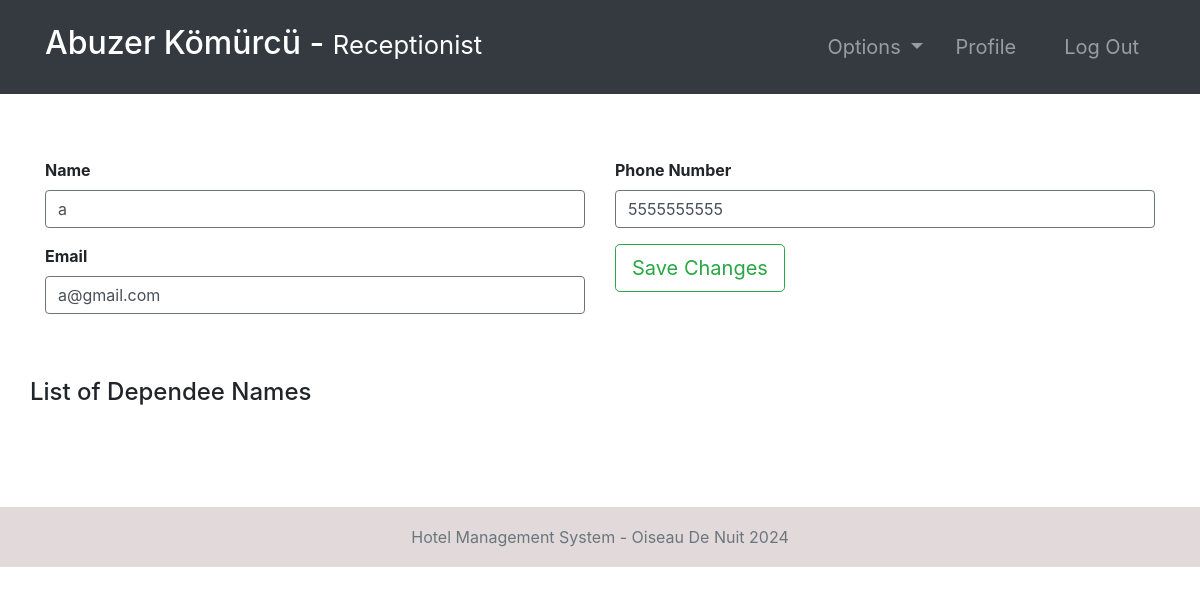
Screenshot of /guest-edit/2 (signed in) with the database file from the repository.
### accounts/models.py (models this page shows, shortened)
class Guest(models.Model):
    user = models.OneToOneField(User, null=True, on_delete=models.CASCADE)
    phoneNumber = PhoneNumberField(unique=True)

### accounts/views.py (the view)
# urls.py: path('guest-edit/<str:pk>', guest_edit, name="guest-edit"),
@ login_required(login_url='login')
def guest_edit(request, pk):
    role = str(request.user.groups.all()[0])
    path = role + "/"
    tempuser = User.objects.get(id=pk)
    guest = Guest.objects.get(user=tempuser)
    form1 = editGuest(instance=guest)
    form2 = editUser(instance=tempuser)
    context = {
        "role": role,
        "guest": guest,
        "form1": form1,
        "form2": form2,
        "user": tempuser,
    }
    if request.method == "POST":
        form1 = editGuest(request.POST, instance=guest)
        form2 = editUser(request.POST, instance=tempuser)
        if form1.is_valid and form2.is_valid:
            form1.save()
            form2.save()
    return render(request, path + "guest-edit.html", context)

### accounts/forms.py
class editGuest(ModelForm):
    class Meta:
        model = Guest
        fields = ["phoneNumber"]

class editUser(ModelForm):
    class Meta:
        model = User
        fields = ["first_name", "last_name", "email"]

### templates/receptionist/guest-edit.html
{% extends '../index.html' %}
{% block context %}
{% include '../common_pages/guest-edit.html' %}
{% endblock %}

### templates/incs/nav.html (shortened to what this page needs)
<nav class="navbar navbar-dark bg-dark navbar-expand-lg py-3 " role="navigation">
    <div class="container">
        <a href="" class="navbar-brand">
            <h2 class="text-capitalize">
                {{ request.user.first_name }} {{ request.user.last_name }} -
                <small>
                    {{ role }}
                </small>
            </h2>
        </a>
        <div class="collapse navbar-collapse" id="navbarTags">
            <ul class="navbar-nav ml-auto">
                <li class="nav-item dropdown p-2">
                    <a class="nav-link dropdown-toggle" href="#" id="navbarDropdown" role="button"
                        data-toggle="dropdown" aria-haspopup="true" aria-expanded="false">
                        Options
                    </a>
                </li>
                <li class="nav-item mr-3 p-2">
                    {% if role == 'staff' or role == 'receptionist' or role == 'admin' or role == 'manager' %}
                    <a href="{% url 'employee-profile' user.id %}" class="nav-link">Profile</a>
                    {% endif %}
                </li>
                <li class="nav-item p-2 ">
                    <a href="{% url 'logout' %}" class="nav-link">Log Out</a>
                </li>
            </ul>
        </div>
    </div>
</nav>

### templates/common_pages/guest-edit.html (shortened to what this page needs)
<div class="container">
    <form action="" method="POST">
        <div class="row mt-5">
            <div class="col-6">
                <div class="form-group pt-3">
                    <label for="item-type"><b>Name</b></label>
                    <input type="text" class="form-control border border-secondary" id="id_first_name" name="first_name"
                        value="{{guest.user.first_name}}">
                </div>
                <div class="form-group">
                    <label for="item-quantity"><b>Email</b></label>
                    <input type="int" class="form-control border border-secondary" name="email" id="id_email"
                        value="{{guest.user.email}}">
                </div>
            </div>
            <div class="col-6">
                <div class="form-group pt-3">
                    <label for="item-type"><b>Phone Number</b></label>
                    <input type="text" class="form-control border border-secondary" name="phoneNumber"
                        id="id_phoneNumber" value="{{guest.phoneNumber}}">
                </div>
                <button type="submit" class="btn btn-outline-success btn-lg">Save Changes</button>
            </div>
        </div>
    </form>
    <br><br>
    <div class="row ml-2s">
        <ul class="list-group">
            <h4>List of Dependee Names</h4>
        </ul>
    </div>
    <br>
    <div class="py-3">
    </div>
</div>

### static/css/main.css (style rules this page uses)
* { margin: 0; padding: 0; -webkit-font-smoothing: antialiased; }
body { position: relative; }
nav .nav-item { font-size: 20px; }

### rows the page displays
Guest: first_name "a", email "a@gmail.com", phoneNumber "5555555555"

### other values shown
{{ request.user.first_name }} "Abuzer"
{{ request.user.last_name }} "Kömürcü"
{{ role }} "Receptionist"
